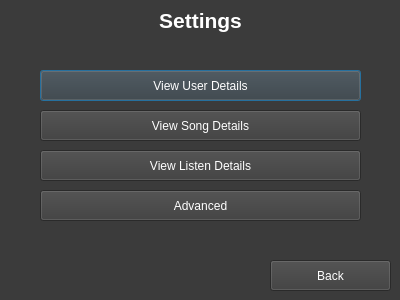
<?xml version="1.0" encoding="UTF-8"?>
<ui version="4.0">
 <class>settings</class>
 <widget class="QDialog" name="settings">
  <property name="geometry">
   <rect>
    <x>0</x>
    <y>0</y>
    <width>400</width>
    <height>300</height>
   </rect>
  </property>
  <property name="palette">
   <palette>
    <active>
     <colorrole role="WindowText">
      <brush brushstyle="SolidPattern">
       <color alpha="255">
        <red>255</red>
        <green>255</green>
        <blue>255</blue>
       </color>
      </brush>
     </colorrole>
     <colorrole role="Button">
      <brush brushstyle="SolidPattern">
       <color alpha="255">
        <red>59</red>
        <green>59</green>
        <blue>59</blue>
       </color>
      </brush>
     </colorrole>
     <colorrole role="Light">
      <brush brushstyle="SolidPattern">
       <color alpha="255">
        <red>88</red>
        <green>88</green>
        <blue>88</blue>
       </color>
      </brush>
     </colorrole>
     <colorrole role="Midlight">
      <brush brushstyle="SolidPattern">
       <color alpha="255">
        <red>73</red>
        <green>73</green>
        <blue>73</blue>
       </color>
      </brush>
     </colorrole>
     <colorrole role="Dark">
      <brush brushstyle="SolidPattern">
       <color alpha="255">
        <red>29</red>
        <green>29</green>
        <blue>29</blue>
       </color>
      </brush>
     </colorrole>
     <colorrole role="Mid">
      <brush brushstyle="SolidPattern">
       <color alpha="255">
        <red>39</red>
        <green>39</green>
        <blue>39</blue>
       </color>
      </brush>
     </colorrole>
     <colorrole role="Text">
      <brush brushstyle="SolidPattern">
       <color alpha="255">
        <red>255</red>
        <green>255</green>
        <blue>255</blue>
       </color>
      </brush>
     </colorrole>
     <colorrole role="BrightText">
      <brush brushstyle="SolidPattern">
       <color alpha="255">
        <red>255</red>
        <green>255</green>
        <blue>255</blue>
       </color>
      </brush>
     </colorrole>
     <colorrole role="ButtonText">
      <brush brushstyle="SolidPattern">
       <color alpha="255">
        <red>255</red>
        <green>255</green>
        <blue>255</blue>
       </color>
      </brush>
     </colorrole>
     <colorrole role="Base">
      <brush brushstyle="SolidPattern">
       <color alpha="255">
        <red>0</red>
        <green>0</green>
        <blue>0</blue>
       </color>
      </brush>
     </colorrole>
     <colorrole role="Window">
      <brush brushstyle="SolidPattern">
       <color alpha="255">
        <red>59</red>
        <green>59</green>
        <blue>59</blue>
       </color>
      </brush>
     </colorrole>
     <colorrole role="Shadow">
      <brush brushstyle="SolidPattern">
       <color alpha="255">
        <red>0</red>
        <green>0</green>
        <blue>0</blue>
       </color>
      </brush>
     </colorrole>
     <colorrole role="AlternateBase">
      <brush brushstyle="SolidPattern">
       <color alpha="255">
        <red>29</red>
        <green>29</green>
        <blue>29</blue>
       </color>
      </brush>
     </colorrole>
     <colorrole role="ToolTipBase">
      <brush brushstyle="SolidPattern">
       <color alpha="255">
        <red>255</red>
        <green>255</green>
        <blue>220</blue>
       </color>
      </brush>
     </colorrole>
     <colorrole role="ToolTipText">
      <brush brushstyle="SolidPattern">
       <color alpha="255">
        <red>0</red>
        <green>0</green>
        <blue>0</blue>
       </color>
      </brush>
     </colorrole>
    </active>
    <inactive>
     <colorrole role="WindowText">
      <brush brushstyle="SolidPattern">
       <color alpha="255">
        <red>255</red>
        <green>255</green>
        <blue>255</blue>
       </color>
      </brush>
     </colorrole>
     <colorrole role="Button">
      <brush brushstyle="SolidPattern">
       <color alpha="255">
        <red>59</red>
        <green>59</green>
        <blue>59</blue>
       </color>
      </brush>
     </colorrole>
     <colorrole role="Light">
      <brush brushstyle="SolidPattern">
       <color alpha="255">
        <red>88</red>
        <green>88</green>
        <blue>88</blue>
       </color>
      </brush>
     </colorrole>
     <colorrole role="Midlight">
      <brush brushstyle="SolidPattern">
       <color alpha="255">
        <red>73</red>
        <green>73</green>
        <blue>73</blue>
       </color>
      </brush>
     </colorrole>
     <colorrole role="Dark">
      <brush brushstyle="SolidPattern">
       <color alpha="255">
        <red>29</red>
        <green>29</green>
        <blue>29</blue>
       </color>
      </brush>
     </colorrole>
     <colorrole role="Mid">
      <brush brushstyle="SolidPattern">
       <color alpha="255">
        <red>39</red>
        <green>39</green>
        <blue>39</blue>
       </color>
      </brush>
     </colorrole>
     <colorrole role="Text">
      <brush brushstyle="SolidPattern">
       <color alpha="255">
        <red>255</red>
        <green>255</green>
        <blue>255</blue>
       </color>
      </brush>
     </colorrole>
     <colorrole role="BrightText">
      <brush brushstyle="SolidPattern">
       <color alpha="255">
        <red>255</red>
        <green>255</green>
        <blue>255</blue>
       </color>
      </brush>
     </colorrole>
     <colorrole role="ButtonText">
      <brush brushstyle="SolidPattern">
       <color alpha="255">
        <red>255</red>
        <green>255</green>
        <blue>255</blue>
       </color>
      </brush>
     </colorrole>
     <colorrole role="Base">
      <brush brushstyle="SolidPattern">
       <color alpha="255">
        <red>0</red>
        <green>0</green>
        <blue>0</blue>
       </color>
      </brush>
     </colorrole>
     <colorrole role="Window">
      <brush brushstyle="SolidPattern">
       <color alpha="255">
        <red>59</red>
        <green>59</green>
        <blue>59</blue>
       </color>
      </brush>
     </colorrole>
     <colorrole role="Shadow">
      <brush brushstyle="SolidPattern">
       <color alpha="255">
        <red>0</red>
        <green>0</green>
        <blue>0</blue>
       </color>
      </brush>
     </colorrole>
     <colorrole role="AlternateBase">
      <brush brushstyle="SolidPattern">
       <color alpha="255">
        <red>29</red>
        <green>29</green>
        <blue>29</blue>
       </color>
      </brush>
     </colorrole>
     <colorrole role="ToolTipBase">
      <brush brushstyle="SolidPattern">
       <color alpha="255">
        <red>255</red>
        <green>255</green>
        <blue>220</blue>
       </color>
      </brush>
     </colorrole>
     <colorrole role="ToolTipText">
      <brush brushstyle="SolidPattern">
       <color alpha="255">
        <red>0</red>
        <green>0</green>
        <blue>0</blue>
       </color>
      </brush>
     </colorrole>
    </inactive>
    <disabled>
     <colorrole role="WindowText">
      <brush brushstyle="SolidPattern">
       <color alpha="255">
        <red>29</red>
        <green>29</green>
        <blue>29</blue>
       </color>
      </brush>
     </colorrole>
     <colorrole role="Button">
      <brush brushstyle="SolidPattern">
       <color alpha="255">
        <red>59</red>
        <green>59</green>
        <blue>59</blue>
       </color>
      </brush>
     </colorrole>
     <colorrole role="Light">
      <brush brushstyle="SolidPattern">
       <color alpha="255">
        <red>88</red>
        <green>88</green>
        <blue>88</blue>
       </color>
      </brush>
     </colorrole>
     <colorrole role="Midlight">
      <brush brushstyle="SolidPattern">
       <color alpha="255">
        <red>73</red>
        <green>73</green>
        <blue>73</blue>
       </color>
      </brush>
     </colorrole>
     <colorrole role="Dark">
      <brush brushstyle="SolidPattern">
       <color alpha="255">
        <red>29</red>
        <green>29</green>
        <blue>29</blue>
       </color>
      </brush>
     </colorrole>
     <colorrole role="Mid">
      <brush brushstyle="SolidPattern">
       <color alpha="255">
        <red>39</red>
        <green>39</green>
        <blue>39</blue>
       </color>
      </brush>
     </colorrole>
     <colorrole role="Text">
      <brush brushstyle="SolidPattern">
       <color alpha="255">
        <red>29</red>
        <green>29</green>
        <blue>29</blue>
       </color>
      </brush>
     </colorrole>
     <colorrole role="BrightText">
      <brush brushstyle="SolidPattern">
       <color alpha="255">
        <red>255</red>
        <green>255</green>
        <blue>255</blue>
       </color>
      </brush>
     </colorrole>
     <colorrole role="ButtonText">
      <brush brushstyle="SolidPattern">
       <color alpha="255">
        <red>29</red>
        <green>29</green>
        <blue>29</blue>
       </color>
      </brush>
     </colorrole>
     <colorrole role="Base">
      <brush brushstyle="SolidPattern">
       <color alpha="255">
        <red>59</red>
        <green>59</green>
        <blue>59</blue>
       </color>
      </brush>
     </colorrole>
     <colorrole role="Window">
      <brush brushstyle="SolidPattern">
       <color alpha="255">
        <red>59</red>
        <green>59</green>
        <blue>59</blue>
       </color>
      </brush>
     </colorrole>
     <colorrole role="Shadow">
      <brush brushstyle="SolidPattern">
       <color alpha="255">
        <red>0</red>
        <green>0</green>
        <blue>0</blue>
       </color>
      </brush>
     </colorrole>
     <colorrole role="AlternateBase">
      <brush brushstyle="SolidPattern">
       <color alpha="255">
        <red>59</red>
        <green>59</green>
        <blue>59</blue>
       </color>
      </brush>
     </colorrole>
     <colorrole role="ToolTipBase">
      <brush brushstyle="SolidPattern">
       <color alpha="255">
        <red>255</red>
        <green>255</green>
        <blue>220</blue>
       </color>
      </brush>
     </colorrole>
     <colorrole role="ToolTipText">
      <brush brushstyle="SolidPattern">
       <color alpha="255">
        <red>0</red>
        <green>0</green>
        <blue>0</blue>
       </color>
      </brush>
     </colorrole>
    </disabled>
   </palette>
  </property>
  <property name="windowTitle">
   <string>Settings</string>
  </property>
  <widget class="QPushButton" name="userbutton">
   <property name="geometry">
    <rect>
     <x>40</x>
     <y>70</y>
     <width>321</width>
     <height>31</height>
    </rect>
   </property>
   <property name="styleSheet">
    <string notr="true">font: 14pt &quot;Verdana&quot;;</string>
   </property>
   <property name="text">
    <string>View User Details</string>
   </property>
  </widget>
  <widget class="QLabel" name="label">
   <property name="geometry">
    <rect>
     <x>0</x>
     <y>0</y>
     <width>401</width>
     <height>41</height>
    </rect>
   </property>
   <property name="text">
    <string>&lt;html&gt;&lt;head/&gt;&lt;body&gt;&lt;p align=&quot;center&quot;&gt;&lt;span style=&quot; font-size:16pt; font-weight:600;&quot;&gt;Settings&lt;/span&gt;&lt;/p&gt;&lt;/body&gt;&lt;/html&gt;</string>
   </property>
  </widget>
  <widget class="QPushButton" name="songbutton">
   <property name="geometry">
    <rect>
     <x>40</x>
     <y>110</y>
     <width>321</width>
     <height>31</height>
    </rect>
   </property>
   <property name="styleSheet">
    <string notr="true">font: 14pt &quot;Verdana&quot;;</string>
   </property>
   <property name="text">
    <string>View Song Details</string>
   </property>
  </widget>
  <widget class="QPushButton" name="listenbutton">
   <property name="geometry">
    <rect>
     <x>40</x>
     <y>150</y>
     <width>321</width>
     <height>31</height>
    </rect>
   </property>
   <property name="styleSheet">
    <string notr="true">font: 14pt &quot;Verdana&quot;;</string>
   </property>
   <property name="text">
    <string>View Listen Details</string>
   </property>
  </widget>
  <widget class="QPushButton" name="backbutton">
   <property name="geometry">
    <rect>
     <x>270</x>
     <y>260</y>
     <width>121</width>
     <height>31</height>
    </rect>
   </property>
   <property name="styleSheet">
    <string notr="true">font: 14pt &quot;Verdana&quot;;</string>
   </property>
   <property name="text">
    <string>Back</string>
   </property>
  </widget>
  <widget class="QPushButton" name="advanced">
   <property name="geometry">
    <rect>
     <x>40</x>
     <y>190</y>
     <width>321</width>
     <height>31</height>
    </rect>
   </property>
   <property name="styleSheet">
    <string notr="true">font: 14pt &quot;Verdana&quot;;</string>
   </property>
   <property name="text">
    <string>Advanced</string>
   </property>
  </widget>
 </widget>
 <resources/>
 <connections>
  <connection>
   <sender>userbutton</sender>
   <signal>clicked()</signal>
   <receiver>settings</receiver>
   <slot>userdetails()</slot>
   <hints>
    <hint type="sourcelabel">
     <x>218</x>
     <y>74</y>
    </hint>
    <hint type="destinationlabel">
     <x>269</x>
     <y>42</y>
    </hint>
   </hints>
  </connection>
  <connection>
   <sender>songbutton</sender>
   <signal>clicked()</signal>
   <receiver>settings</receiver>
   <slot>songdetails()</slot>
   <hints>
    <hint type="sourcelabel">
     <x>309</x>
     <y>123</y>
    </hint>
    <hint type="destinationlabel">
     <x>357</x>
     <y>44</y>
    </hint>
   </hints>
  </connection>
  <connection>
   <sender>listenbutton</sender>
   <signal>clicked()</signal>
   <receiver>settings</receiver>
   <slot>listendetails()</slot>
   <hints>
    <hint type="sourcelabel">
     <x>242</x>
     <y>173</y>
    </hint>
    <hint type="destinationlabel">
     <x>214</x>
     <y>220</y>
    </hint>
   </hints>
  </connection>
  <connection>
   <sender>backbutton</sender>
   <signal>clicked()</signal>
   <receiver>settings</receiver>
   <slot>back()</slot>
   <hints>
    <hint type="sourcelabel">
     <x>299</x>
     <y>270</y>
    </hint>
    <hint type="destinationlabel">
     <x>284</x>
     <y>233</y>
    </hint>
   </hints>
  </connection>
  <connection>
   <sender>advanced</sender>
   <signal>clicked()</signal>
   <receiver>settings</receiver>
   <slot>advanced()</slot>
   <hints>
    <hint type="sourcelabel">
     <x>158</x>
     <y>204</y>
    </hint>
    <hint type="destinationlabel">
     <x>118</x>
     <y>243</y>
    </hint>
   </hints>
  </connection>
 </connections>
 <slots>
  <slot>userdetails()</slot>
  <slot>songdetails()</slot>
  <slot>listendetails()</slot>
  <slot>back()</slot>
  <slot>advanced()</slot>
 </slots>
</ui>
